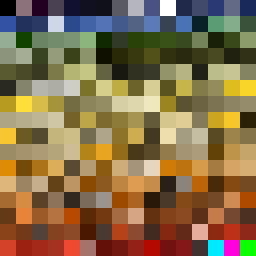
#> input picture extracted/palettes/Sub_Main.png, 256 x 256 px
$ python -i extract_all.py   (imports and definitions only)
#> lines starting #> are read from the running program, lines starting #| are printed output that depends on the picture
#!/usr/bin/env python3
"""Unpack the original Shanghai 1940 files into extracted/.

Usage:
    python3 tools/extract_all.py [--src shanghai1940] [--out extracted] [--only images,cities,...]

Steps (each can be run alone with --only):
    palettes  .col / .idx            -> extracted/palettes/
    images    .pic / .spr            -> extracted/images/<Folder>/
    psd       WP/*.PCC (Photoshop)   -> extracted/wp/
    fonts     Font/*                 -> extracted/fonts/
    text      .ai + exe strings      -> extracted/text/
    cities    .cit                   -> extracted/data/cities/
    audio     Sound/*                -> extracted/audio/   (copied unchanged)
    video     Sprite/*.avi           -> extracted/video/   (converted to .ogv if ffmpeg exists)
    devfiles  Map.lib / Houses.lib   -> extracted/devfiles/ (identifier lists only)
    manifest  every source file      -> extracted/manifest.csv

The original files are only read, never modified.
Requires Python 3.10+ and Pillow. ffmpeg is optional (video only).
"""
from __future__ import annotations

import argparse
import csv
import json
import re
import shutil
import struct
import subprocess
import sys
import zlib
from pathlib import Path

sys.path.insert(0, str(Path(__file__).resolve().parent))

from fw_formats import (SHADOW, TRANSPARENT, frame_to_image, read_color_idx,  # noqa: E402
                        read_palette, read_pic, read_spr)
from fw_city import (BUILDING_SPRITE_KINDS, COMPANY_GROUPS, PERSON_IDS,  # noqa: E402
                     read_city)

STATUS: dict[str, dict] = {}   # source relative path -> manifest row


# [9 lines left out: function note, not called in this run]


def write_json(path: Path, obj) -> None:
    path.parent.mkdir(parents=True, exist_ok=True)
    path.write_text(json.dumps(obj, ensure_ascii=False, indent=1), encoding="utf-8")


# [276 lines left out: functions write_csv, ci_find, step_palettes, _smoothness, _pick_palette, _sheet and 4 more, not called in this run]


# ------------------------------------------------------------------ text

AI_KEY_RE = re.compile(r"^\s*(\d*)_int\s+(\w+)\s*=\s*(-?\d+)\s*;?\s*(?://(.*))?$")


# [52 lines left out: functions parse_ai, exe_strings, not called in this run]


CHARACTERS = [
    # person_id, code used in file names, name, role tag from const.h
    (0, "dyy", "董莺雨", "NV_XS", "Nu_x"),
    (1, "sm", "四毛", "LIU_LE", "Liu_l"),
    (2, "bdl", "包德利", "MAI_B", "Mai_b"),
    (3, "cml", "陈玛丽", "FU_JXJ", "Fu_j"),
    (4, "szz", "赛珍珠", "JIAO_JH", "Jao_j"),
    (5, "fqm", "冯全篾", "HEI_B", "Hei_b"),
    (6, "fdr", "发达而", "WAI_GR", "Wai_g"),
    (7, "jrs", "金如山", "BAO_SP", "Tu_c"),
]


# [156 lines left out: functions step_text, _hz_font, _draw_text, not called in this run]


CLASS_COLORS = {
    "NULL_BLOCK": (24, 24, 24), "SURFACE": (70, 110, 60), "ROAD": (150, 150, 150),
    "CROSS_ROAD": (230, 200, 60), "PUBLIC_BASE": (90, 120, 200),
    "COMPANY_BASE": (200, 110, 60), "BUYABLE_BASE": (200, 160, 60),
    "BASE": (120, 120, 200), "BLOCK": (60, 60, 60),
}


# [34 lines left out: function _map_png, not called in this run]


def step_cities(src: Path, out: Path) -> None:
    cdir = out / "data" / "cities"
    summary = []
    for p in sorted(src.rglob("*")):
        if p.suffix.lower() != ".cit":
            continue
        rel = p.relative_to(src)
        try:
            c = read_city(p)
            ok = c["_bytes_read"] == c["_bytes_total"]
            stem = f"{rel.parts[0]}_{p.stem}"
            prop = c["property"]
            # handy derived numbers
            for b in c["blocks"]:
                if b["class"] == "LAND":
                    b["price"] = b["value_pct"] * prop["uPrice_BLANK_LAND"] // 100
                    b["rent_blank"] = b["value_pct"] * prop["uRent_BLANK_LAND"] // 100
            for bd in c["buildings"]:
                bd["sprite_kind_name"] = (BUILDING_SPRITE_KINDS[bd["sprite_kind"]]
                                          if 0 <= bd["sprite_kind"] < len(BUILDING_SPRITE_KINDS) else None)
                if "company_group" in bd:
                    bd["company_group_name"] = COMPANY_GROUPS.get(bd["company_group"])
            for pr in c["persons"]:
                pr["person_name"] = PERSON_IDS.get(pr["person_id"])
            c["source"] = rel.as_posix()
            write_json(cdir / f"{stem}.json", c)
            lands = [{k: b[k] for k in ("name", "x", "y", "value_pct", "build_cost_pct",
                                         "price", "rent_blank", "owner", "mortgaged")}
                     for b in c["blocks"] if b["class"] == "LAND"]
            write_csv(cdir / f"{stem}_lands.csv", lands)
            blds = [{k: bd.get(k, "") for k in ("slot", "class", "name", "sprite_kind_name",
                                                 "company_group_name", "price", "rent",
                                                 "direction", "owner", "describe")}
                    for bd in c["buildings"]]
            write_csv(cdir / f"{stem}_buildings.csv", blds)
            _map_png(c, src, cdir / f"{stem}_map.png")
            summary.append({"file": rel.as_posix(), "name": c["name"], "ai_file": c["ai_file"],
                            "size": c["size"], "lands": len(lands),
                            "buildings": len(c["buildings"]),
                            "persons": len(c["persons"]), **prop})
            note(p, src, "city map", "ok" if ok else "partial",
                 [(cdir / f"{stem}{s}").relative_to(out)
                  for s in (".json", "_lands.csv", "_buildings.csv", "_map.png")],
                 f"{c['name']}: {c['size']}x{c['size']} grid, {len(lands)} lands, "
                 f"{len(c['buildings'])} buildings, {len(c['persons'])} players")
        except Exception as e:
            note(p, src, "city map", "failed", [], str(e))
    write_csv(cdir / "_summary.csv", summary)
    # isometric reference pictures built from the game's own tiles
    from render_city import render
    for p in sorted(src.rglob("*")):
        if p.suffix.lower() != ".cit":
            continue
        rel = p.relative_to(src)
        o = cdir / f"{rel.parts[0]}_{p.stem}_iso.jpg"
        try:
            render(p, src, o)
            row = STATUS.get(rel.as_posix())
            if row:
                row["outputs"] += ";" + str(o.relative_to(out))
        except Exception as e:
            print("render failed", rel, e)


# ------------------------------------------------------------------ audio / video

# [78 lines left out: functions step_audio, step_video, step_devfiles, not called in this run]


# ------------------------------------------------------------------ main

OTHER_KINDS = {
    ".dll": ("DirectDraw wrapper DLL (DDrawCompat, modern add-on)", "not extracted"),
    ".ini": ("DDrawCompat settings (modern add-on)", "not extracted"),
    ".exe": ("Windows executable", "see text step"),
    ".txt": ("empty save list", "not extracted"),
}


# [53 lines left out: functions step_manifest, main, not called in this run]


# [2 lines not run here, left out]

>>> import cv2
>>> picture = cv2.imread('../extracted/palettes/Sub_Main.png', cv2.IMREAD_GRAYSCALE)
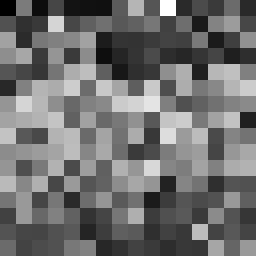
#> picture: shape (256, 256); min 0, max 255, mean 111
>>> result = step_cities(picture, 'out.png')
#> (the run stopped early here; a loop or call above may not have finished)
